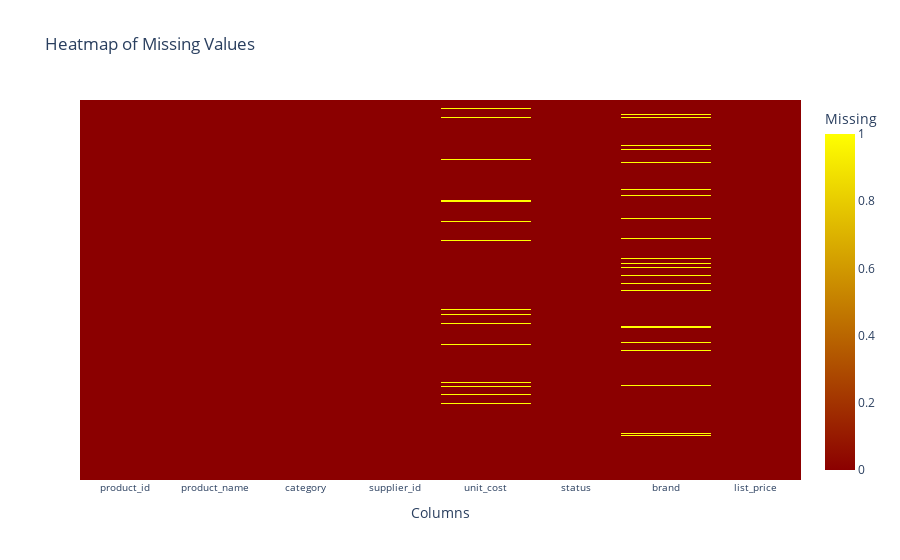

Source (notebook cell):
### Markdown cell above
#### 3.3.3 Preview missing values.

### Code cell
# Show missing values heatmap
missing_values_heatmap_plotlypx(df_products)

### Figure 1 — Plotly figure (JSON) as saved in the notebook; plotly's stock layout.template omitted (floating-point values rounded to 4 significant figures; data arrays with more than 128 entries replaced by an {"elided": "..."} marker saying what was removed)
{"data": [{"coloraxis": "coloraxis", "hovertemplate": "Columns: %{x}<br>Rows: %{y}<br>Missing: %{z}<extra></extra>", "name": "0", "type": "heatmap", "x": ["product_id", "product_name", "category", "supplier_id", "unit_cost", "status", "brand", "list_price"], "xaxis": "x", "y": {"elided": "10055 int values"}, "yaxis": "y", "z": {"elided": "10055x8 int values"}}], "layout": {"coloraxis": {"cmax": 1, "cmin": 0, "colorbar": {"title": {"text": "Missing"}}, "colorscale": [[0, "darkred"], [1, "yellow"]]}, "title": {"text": "Heatmap of Missing Values"}, "xaxis": {"anchor": "y", "domain": [0, 1], "tickangle": 0, "tickfont": {"size": 10}, "title": {"text": "Columns"}}, "yaxis": {"anchor": "x", "autorange": "reversed", "domain": [0, 1], "title": {"text": "Rows"}, "visible": false}}}
